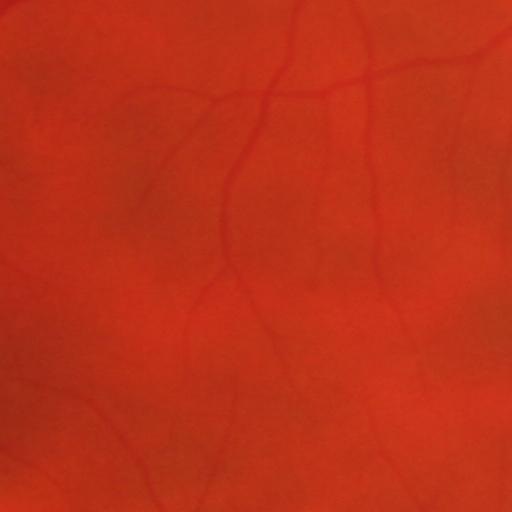
#> input picture unet/data/membrane/train/image/01_g_17.jpg, 512 x 512 px, given in place of 01_g.jpg, which was not available
$ python Res.py
#> lines starting #> are read from the running program, lines starting #| are printed output that depends on the picture; after the words box and inside, x2 and y2 are one past the last pixel; in counts of white or black regions, pixels touching at a corner belong together; pictures that were not available may be replaced by others from this repository, and a replacement may not be noted
### data_engineering.py
import PIL
import PIL.Image
import os
import shutil
import cv2
import numpy as np

from patchify import patchify , unpatchify


# [78 lines left out: functions make_dataset, countImages, split, not called in this run]


def makemirror(img, tw, th, ov):
    img = PIL.Image.open(img)
    img = np.asarray(img)

    # Check if the input image is grayscale (has only one channel)
    if len(img.shape) == 2:
        img = np.expand_dims(img, axis=2)  # Add a third dimension to represent the single channel

    # Get the size of the input image
    h, w, channels = img.shape  # channels will be 1 for grayscale and 3 for RGB

    # Compute the number of blocks in the horizontal and vertical directions
    n_blocks_w = (w // tw) + (0 if w % tw == 0 else 1)
    n_blocks_h = (h // th) + (0 if h % th == 0 else 1)

    # Compute the size of the output image
    out_h = n_blocks_h * th + 2 * ov
    out_w = n_blocks_w * tw + 2 * ov

    # Create an array to hold the output image
    out_img = np.zeros((out_h, out_w, channels), dtype=img.dtype)

    # Compute the indices of the blocks in the output image
    block_indices_w = np.arange(n_blocks_w) * tw
    block_indices_h = np.arange(n_blocks_h) * th

    # Copy the blocks from the input image into the output image
    for i, x in enumerate(block_indices_w):
        for j, y in enumerate(block_indices_h):
            block = img[max(y - ov, 0):min(y + th + ov, h), max(x - ov, 0):min(x + tw + ov, w)]
            block_h, block_w = block.shape[:2]
            out_img[j*th+ov:j*th+ov+block_h, i*tw+ov:i*tw+ov+block_w] = block

    # Fill the borders with mirrored pixels from the input image
    out_img[:ov, ov:out_w-ov] = np.flipud(out_img[ov:2*ov, ov:out_w-ov])
    out_img[out_h-ov:, ov:out_w-ov] = np.flipud(out_img[out_h-2*ov:out_h-ov, ov:out_w-ov])
    out_img[ov:out_h-ov, :ov] = np.fliplr(out_img[ov:out_h-ov, ov:2*ov])
    out_img[ov:out_h-ov, out_w-ov:] = np.fliplr(out_img[ov:out_h-ov, out_w-2*ov:out_w-ov])
    out_img[:ov, :ov] = np.fliplr(np.flipud(img[:ov, :ov]))
    out_img[:ov, out_w-ov:] = np.fliplr(np.flipud(img[:ov, w-ov:]))
    out_img[out_h-ov:, :ov] = np.fliplr(np.flipud(img[h-ov:, :ov]))
    out_img[out_h-ov:, out_w-ov:] = np.fliplr(np.flipud(img[h-ov:, w-ov:]))

    return out_img


# [23 lines of commented-out code are left out]


def crop(img, th, tw, ov):
    height, width = img.shape[:2]
    num_h_pieces = (height - ov) // th
    num_w_pieces = (width - ov) // tw
    cropped_pieces = np.zeros((num_h_pieces * num_w_pieces, th, tw, 3), dtype=img.dtype)

    for h_idx in range(num_h_pieces):
        for w_idx in range(num_w_pieces):
            h_start = h_idx * (th - ov)
            h_end = h_start + th
            w_start = w_idx * (tw - ov)
            w_end = w_start + tw
            cropped_pieces[h_idx * num_w_pieces + w_idx, :, :, :] = img[h_start:h_end, w_start:w_end, :]

    return cropped_pieces


def grayscale_cropped_pieces(cropped_pieces):
    num_pieces = cropped_pieces.shape[0]
    grayscale_pieces = np.zeros((num_pieces, cropped_pieces.shape[1], cropped_pieces.shape[2], 1), dtype=cropped_pieces.dtype)

    for idx in range(num_pieces):
        piece = cropped_pieces[idx]
        grayscale_piece = cv2.cvtColor(piece, cv2.COLOR_RGB2GRAY)
        grayscale_pieces[idx, :, :, 0] = grayscale_piece

    return grayscale_pieces


def save_cropped_pieces(cropped_pieces, output_dir):
    """
    Сохраняет каждый обрезанный кусок как изображение в формате jpg.

    Args:
    cropped_pieces (numpy.ndarray): Массив обрезанных кусков с формой (количество_кусков, высота, ширина, каналы).
    output_dir (str): Директория, в которой будут сохранены обрезанные изображения.
    """
    if not os.path.exists(output_dir):
        os.makedirs(output_dir)

    for i, piece in enumerate(cropped_pieces):
        if piece.shape[-1] == 1:  # Изображение в оттенках серого
            piece = np.squeeze(piece, axis=-1)  # Удаляем последнее измерение
            image = PIL.Image.fromarray(piece, mode="L")  # Используем режим "L" для оттенков серого
        else:
            image = PIL.Image.fromarray(piece)

        image_path = os.path.join(output_dir, f"{i}.jpg")
        image.save(image_path)


# [29 lines left out: functions walk_by_pic, convert_images_to_arrays, not called in this run]


def process_images(input_folder, output_folder, is_a_pic=False):
    if not os.path.exists(output_folder):
        os.makedirs(output_folder)

    # Получаем список файлов в папке с исходными изображениями
    files = os.listdir(input_folder)

    for file in files:
        # Проверяем, является ли файл изображением с поддерживаемым расширением (например, jpg, tif)
        if file.lower().endswith(('.jpg', '.jpeg', '.png', '.tif', '.tiff')):
            input_img_path = os.path.join(input_folder, file)

            # Формируем префикс имени файла для сохранения
            output_img_prefix = os.path.join(output_folder, f'{os.path.splitext(file)[0]}')  # Убираем расширение

            # Применяем функции обработки изображения
            img = makemirror(input_img_path, tw=512, th=512, ov=32)
            cropped_pieces = crop(img, th=512, tw=512, ov=32)
            if is_a_pic:
                cropped_pieces = grayscale_cropped_pieces(cropped_pieces)

            # Удаляем измерение с одним каналом, если оно существует
            if cropped_pieces.shape[-1] == 1:
                cropped_pieces = cropped_pieces.squeeze(axis=-1)

            # Сохраняем обработанные изображения с добавлением номера части в имя файла
            for idx, piece in enumerate(cropped_pieces):
                piece_img = PIL.Image.fromarray(piece)
                if is_a_pic:
                    piece_img = piece_img.convert("L")  # Конвертируем в оттенки серого
                piece_img.save(f'{output_img_prefix}_{idx+1:02d}.jpg')

### Res.py
import data_engineering as de
from PIL import Image


mirror_pic = de.makemirror("data/training/img/01_g.jpg",512,512,32)
#> in makemirror, img is the input picture: PIL image 512x512 RGB; mean R, G, B 188.1, 48.7, 24.5
#> after the loop in makemirror, `for i, x in enumerate(block_indices_w):`:
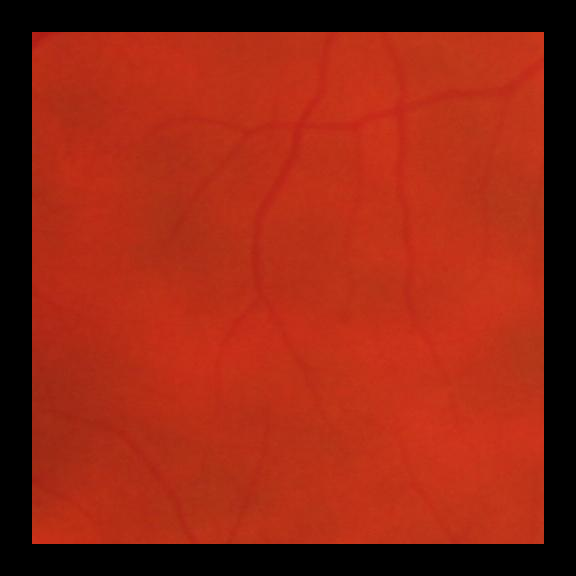
#> out_img: shape (576, 576, 3); mean R, G, B 148.6, 38.5, 19.3
mirror_tree = de.makemirror("data/training/tree/01_g.tif",512,512,32)
#> call 2 of makemirror, with img = 'data/training/tree/01_g.tif', tw = 512, th = 512, ov = 32
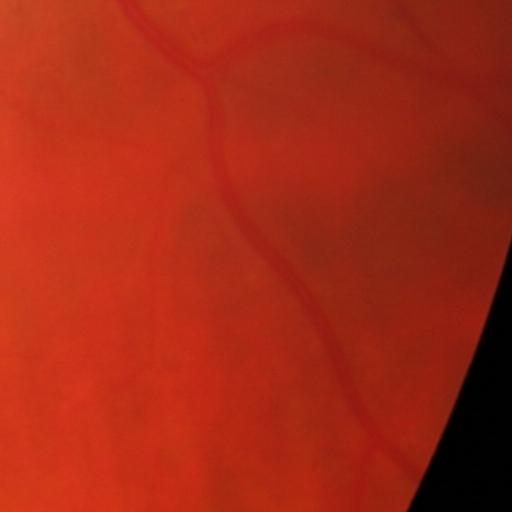
#> input picture unet/data/membrane/train/image/01_g_28.jpg, 512 x 512 px, given in place of 01_g.tif, which was not available
#> in makemirror, img is the input picture: PIL image 512x512 RGB; mean R, G, B 163.8, 40.8, 21.2
#> after the loop in makemirror (call 2), `for i, x in enumerate(block_indices_w):`:
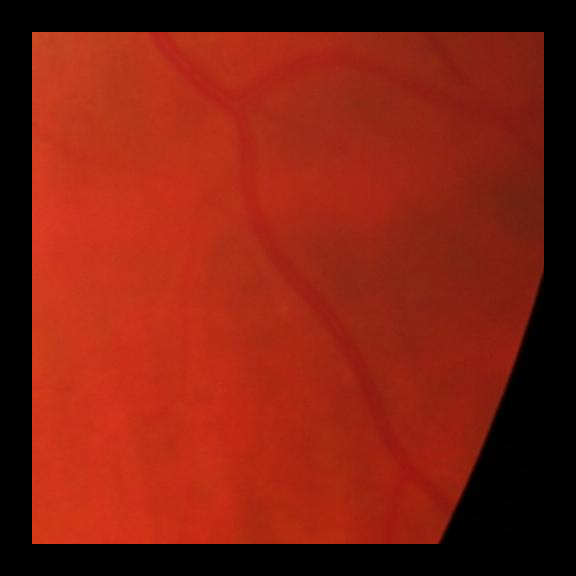
#> out_img: shape (576, 576, 3); mean R, G, B 129.5, 32.2, 16.8
#> in makemirror (call 2), `out_img[out_h-ov:, :ov] = np.fliplr(np.flipud(img[h-ov:, :ov]))`:
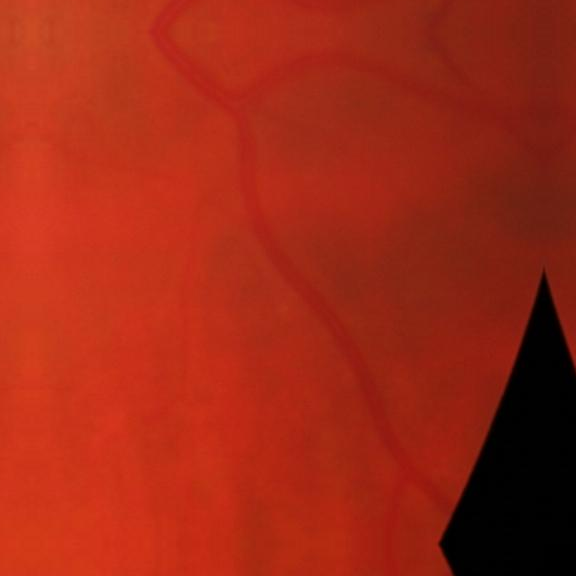
#> out_img: shape (576, 576, 3); mean R, G, B 160.5, 40.4, 21
#> in makemirror (call 2), `out_img[out_h-ov:, out_w-ov:] = np.fliplr(np.flipud(img[h-ov:, w-ov:]))`: out_img: shape (576, 576, 3); 0.25% of pixels changed, all inside (x1, y1, x2, y2) = (544, 544, 576, 576)
mirror_test = de.makemirror("data/training/img/02_g.jpg",512,512,32)

croped_pic = de.crop(mirror_pic ,512,512,32)
croped_tree = de.crop(mirror_tree ,512,512,32)
croped_test = de.crop(mirror_test ,512,512,32)

gray_scale_pic = de.grayscale_cropped_pieces(croped_pic)
#> the loop in grayscale_cropped_pieces, `for idx in range(num_pieces):` made 1 pass
#> pass 1, in grayscale_cropped_pieces, `grayscale_piece = cv2.cvtColor(piece, cv2.COLOR_RGB2GRAY)`:
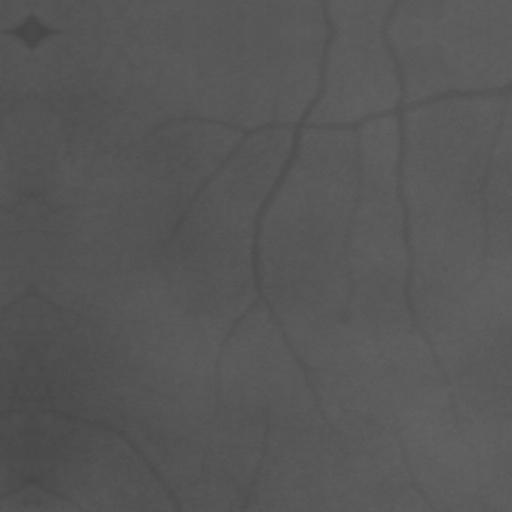
#> grayscale_piece: shape (512, 512); min 69, max 100, mean 86.9
gray_scale_test = de.grayscale_cropped_pieces(croped_test)
#> the loop in grayscale_cropped_pieces (call 2), `for idx in range(num_pieces):` made 1 pass
#> pass 1, in grayscale_cropped_pieces (call 2), `piece = cropped_pieces[idx]`:
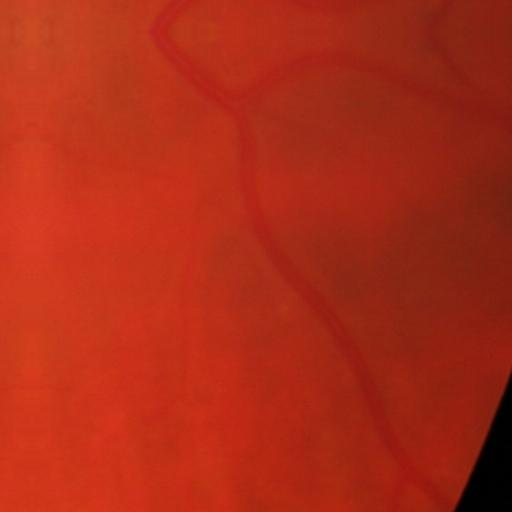
#> piece: shape (512, 512, 3); mean of channels 0, 1, 2 172.7, 43.8, 22.9; drawn as R, G, B
#> pass 1, in grayscale_cropped_pieces (call 2), `grayscale_piece = cv2.cvtColor(piece, cv2.COLOR_RGB2GRAY)`:
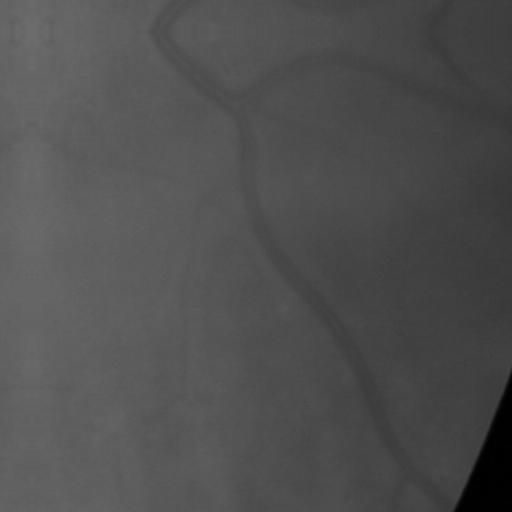
#> grayscale_piece: shape (512, 512); min 0, max 109, mean 80


de.save_cropped_pieces(gray_scale_pic, "unet/data/membrane/train/image")
#> the loop in save_cropped_pieces, `for i, piece in enumerate(cropped_pieces):` made 1 pass
de.save_cropped_pieces(croped_tree, "unet/data/membrane/train/label")
#> the loop in save_cropped_pieces (call 2), `for i, piece in enumerate(cropped_pieces):` made 1 pass
de.save_cropped_pieces(gray_scale_test,"unet/data/membrane/test")


de.process_images("data/training/img","unet/data/membrane/train/image")
#> the loop in process_images, `for idx, piece in enumerate(cropped_pieces):` made 1 pass
de.process_images("data/training/tree","unet/data/membrane/train/label")
#> the loop in process_images (call 2), `for idx, piece in enumerate(cropped_pieces):` made 1 pass
#de.process_images("")
